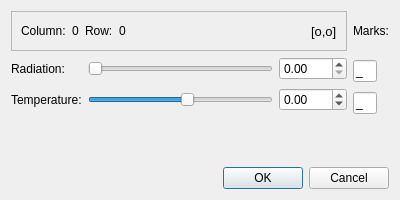
<?xml version="1.0" encoding="UTF-8"?>
<ui version="4.0">
 <class>CellDialog</class>
 <widget class="QDialog" name="CellDialog">
  <property name="windowModality">
   <enum>Qt::ApplicationModal</enum>
  </property>
  <property name="geometry">
   <rect>
    <x>0</x>
    <y>0</y>
    <width>400</width>
    <height>200</height>
   </rect>
  </property>
  <property name="sizePolicy">
   <sizepolicy hsizetype="Fixed" vsizetype="Fixed">
    <horstretch>0</horstretch>
    <verstretch>0</verstretch>
   </sizepolicy>
  </property>
  <property name="windowTitle">
   <string>Cell Parms</string>
  </property>
  <layout class="QVBoxLayout" name="verticalLayout">
   <item>
    <layout class="QGridLayout" name="gridLayout">
     <item row="0" column="0" colspan="3">
      <widget class="QFrame" name="frame">
       <property name="frameShape">
        <enum>QFrame::StyledPanel</enum>
       </property>
       <property name="frameShadow">
        <enum>QFrame::Raised</enum>
       </property>
       <layout class="QHBoxLayout" name="horizontalLayout">
        <item>
         <widget class="QLabel" name="label">
          <property name="text">
           <string>Column:</string>
          </property>
         </widget>
        </item>
        <item>
         <widget class="QLabel" name="stolbec">
          <property name="text">
           <string>0</string>
          </property>
         </widget>
        </item>
        <item>
         <widget class="QLabel" name="label_2">
          <property name="text">
           <string>Row:</string>
          </property>
         </widget>
        </item>
        <item>
         <widget class="QLabel" name="ryad">
          <property name="text">
           <string>0</string>
          </property>
         </widget>
        </item>
        <item>
         <spacer name="horizontalSpacer">
          <property name="orientation">
           <enum>Qt::Horizontal</enum>
          </property>
          <property name="sizeHint" stdset="0">
           <size>
            <width>40</width>
            <height>20</height>
           </size>
          </property>
         </spacer>
        </item>
        <item>
         <widget class="QLabel" name="pole">
          <property name="font">
           <font>
            <pointsize>10</pointsize>
           </font>
          </property>
          <property name="text">
           <string>[o,o]</string>
          </property>
         </widget>
        </item>
       </layout>
      </widget>
     </item>
     <item row="0" column="3">
      <widget class="QLabel" name="label_5">
       <property name="text">
        <string>Marks:</string>
       </property>
      </widget>
     </item>
     <item row="1" column="0">
      <widget class="QLabel" name="label_3">
       <property name="text">
        <string>Radiation:</string>
       </property>
      </widget>
     </item>
     <item row="1" column="1">
      <widget class="QSlider" name="RadSlider">
       <property name="whatsThis">
        <string comment="Set radiation">Set radiation</string>
       </property>
       <property name="maximum">
        <number>100</number>
       </property>
       <property name="orientation">
        <enum>Qt::Horizontal</enum>
       </property>
      </widget>
     </item>
     <item row="1" column="2">
      <widget class="QDoubleSpinBox" name="RadSpinBox">
       <property name="whatsThis">
        <string>Set cell radiation</string>
       </property>
       <property name="maximum">
        <double>100.000000000000000</double>
       </property>
      </widget>
     </item>
     <item row="1" column="3" rowspan="2">
      <widget class="QLineEdit" name="upChar">
       <property name="maximumSize">
        <size>
         <width>24</width>
         <height>16777215</height>
        </size>
       </property>
       <property name="whatsThis">
        <string comment="Up char mark">Up char mark</string>
       </property>
       <property name="text">
        <string>_</string>
       </property>
       <property name="maxLength">
        <number>1</number>
       </property>
      </widget>
     </item>
     <item row="2" column="0" rowspan="2">
      <widget class="QLabel" name="label_4">
       <property name="frameShape">
        <enum>QFrame::NoFrame</enum>
       </property>
       <property name="text">
        <string>Temperature:</string>
       </property>
      </widget>
     </item>
     <item row="2" column="1" rowspan="2">
      <widget class="QSlider" name="TempSlider">
       <property name="statusTip">
        <string>Set temperature</string>
       </property>
       <property name="whatsThis">
        <string>Set temperature</string>
       </property>
       <property name="minimum">
        <number>-273</number>
       </property>
       <property name="maximum">
        <number>233</number>
       </property>
       <property name="orientation">
        <enum>Qt::Horizontal</enum>
       </property>
      </widget>
     </item>
     <item row="2" column="2" rowspan="2">
      <widget class="QDoubleSpinBox" name="TempSpinBox">
       <property name="whatsThis">
        <string comment="Установка температуры">Set cell temp</string>
       </property>
       <property name="minimum">
        <double>-273.000000000000000</double>
       </property>
       <property name="maximum">
        <double>233.000000000000000</double>
       </property>
      </widget>
     </item>
     <item row="3" column="3">
      <widget class="QLineEdit" name="downChar">
       <property name="maximumSize">
        <size>
         <width>24</width>
         <height>16777215</height>
        </size>
       </property>
       <property name="whatsThis">
        <string comment="Down char mark">Down char mark</string>
       </property>
       <property name="text">
        <string>_</string>
       </property>
       <property name="maxLength">
        <number>1</number>
       </property>
       <property name="cursorPosition">
        <number>1</number>
       </property>
      </widget>
     </item>
    </layout>
   </item>
   <item>
    <spacer name="verticalSpacer">
     <property name="orientation">
      <enum>Qt::Vertical</enum>
     </property>
     <property name="sizeHint" stdset="0">
      <size>
       <width>20</width>
       <height>40</height>
      </size>
     </property>
    </spacer>
   </item>
   <item>
    <widget class="QDialogButtonBox" name="buttonBox">
     <property name="orientation">
      <enum>Qt::Horizontal</enum>
     </property>
     <property name="standardButtons">
      <set>QDialogButtonBox::Cancel|QDialogButtonBox::Ok</set>
     </property>
    </widget>
   </item>
  </layout>
 </widget>
 <resources/>
 <connections>
  <connection>
   <sender>buttonBox</sender>
   <signal>accepted()</signal>
   <receiver>CellDialog</receiver>
   <slot>accept()</slot>
   <hints>
    <hint type="sourcelabel">
     <x>248</x>
     <y>254</y>
    </hint>
    <hint type="destinationlabel">
     <x>157</x>
     <y>274</y>
    </hint>
   </hints>
  </connection>
  <connection>
   <sender>buttonBox</sender>
   <signal>rejected()</signal>
   <receiver>CellDialog</receiver>
   <slot>reject()</slot>
   <hints>
    <hint type="sourcelabel">
     <x>316</x>
     <y>260</y>
    </hint>
    <hint type="destinationlabel">
     <x>286</x>
     <y>274</y>
    </hint>
   </hints>
  </connection>
 </connections>
</ui>
